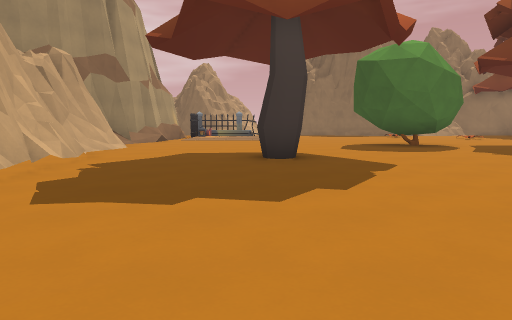
[1] (above)

24 first-person views from a walk through a level from a Godot 3-D game. The camera is 1.3 m above the floor, tilts 6° down and sees 70° across. The floor is counted in squares, 2 m on a side. Each view is taken from the middle of a square. On the plan, view 1 faces up. The plan holds only what a view shows up to about 11 squares ahead; the rest is blank. The place goes on beyond the plan.

[2]
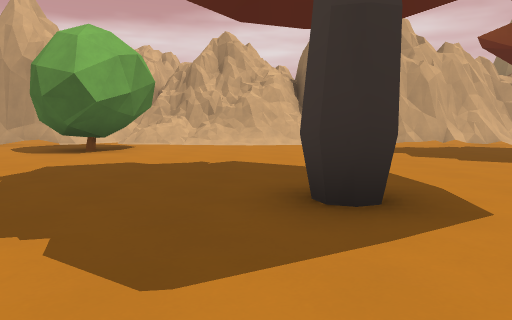

[3]
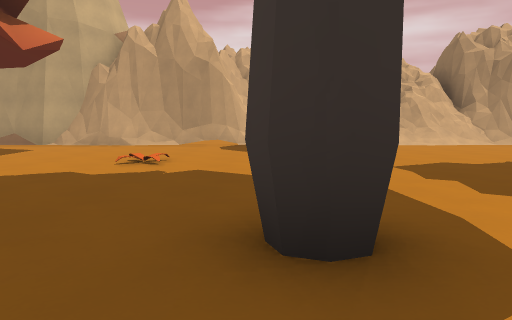

[4]
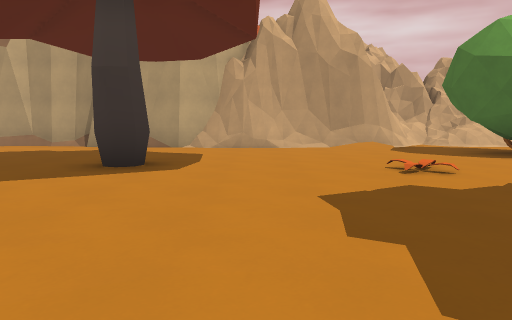

[5]
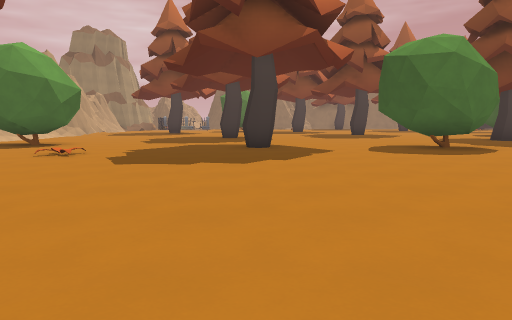

[6]
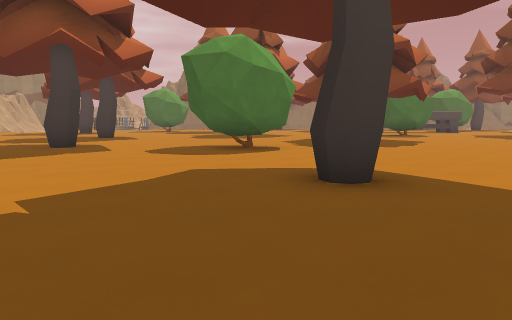

[7]
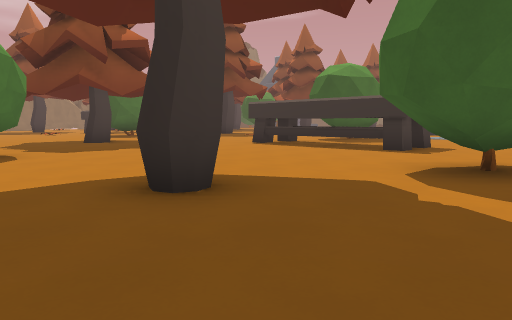

[8]
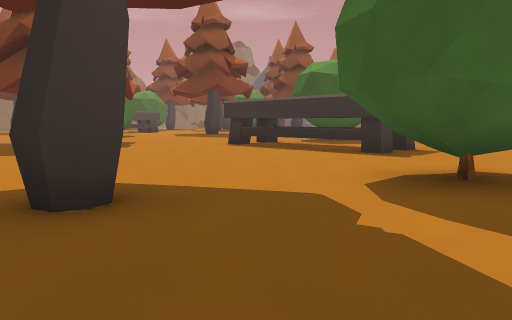

[9]
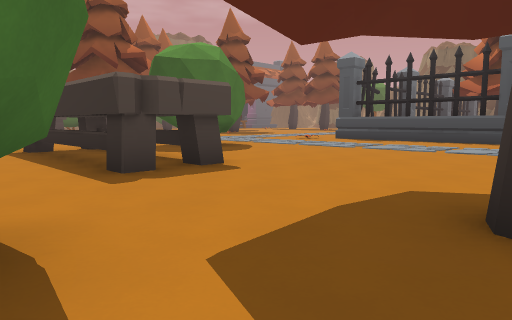

[10]
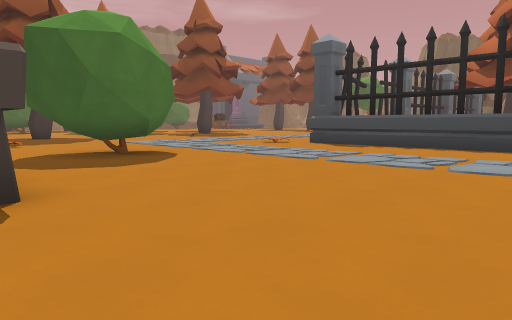

[11]
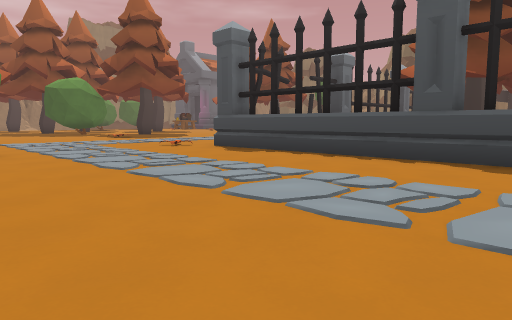

[12]
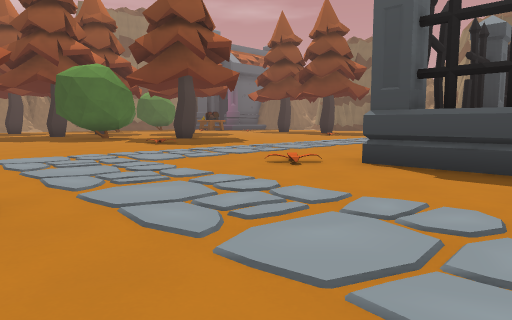

[13]
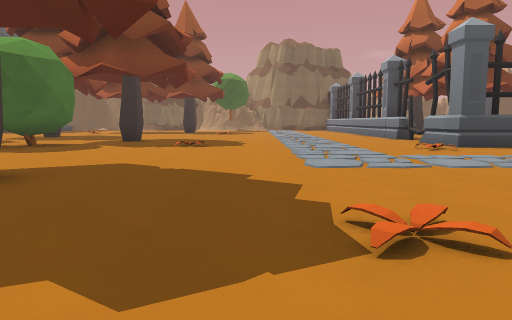

[14]
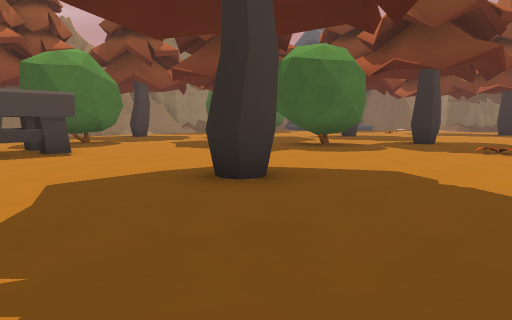

[15]
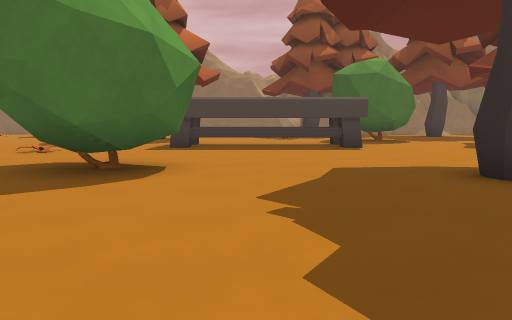

[16]
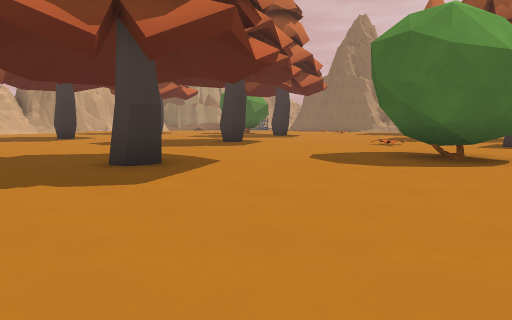

[17]
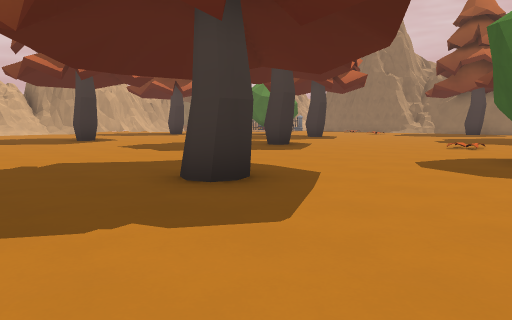

[18]
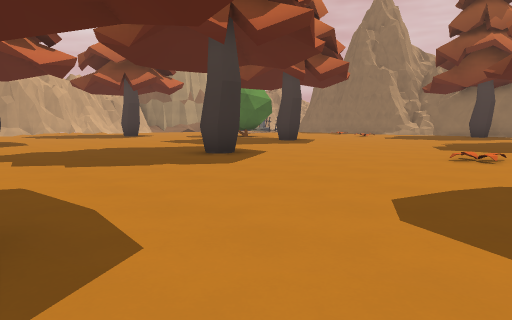

[19]
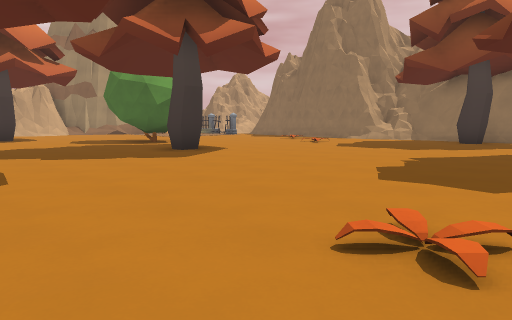

[20]
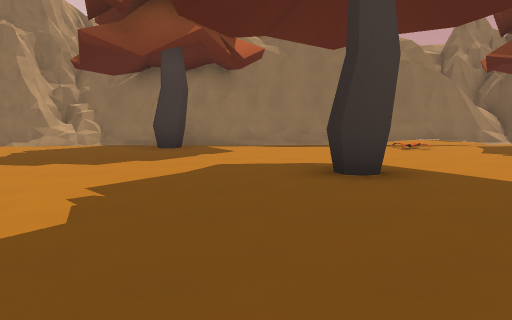

[21]
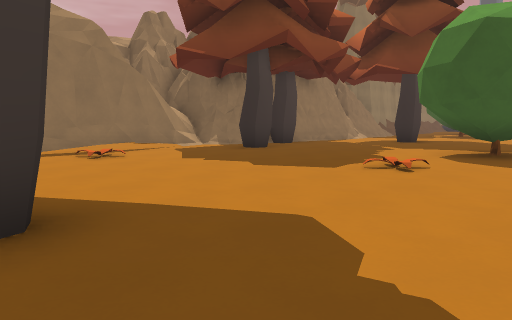

[22]
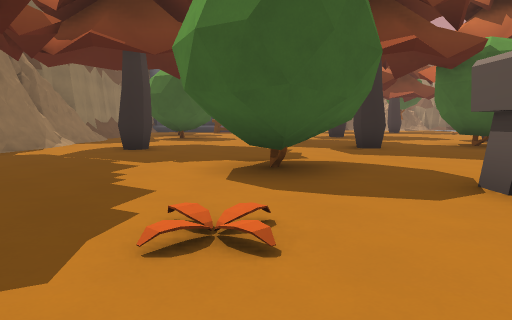

[23]
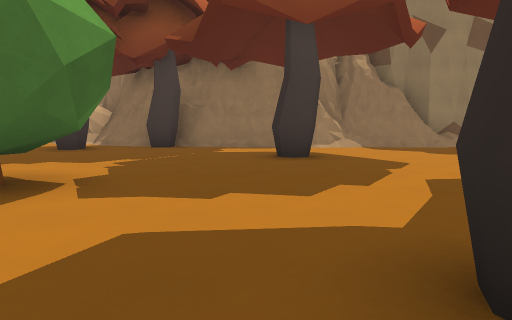

[24]
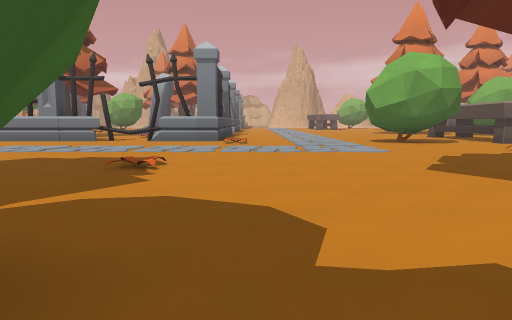

### Floor plan
Key: @ floor where view 1 was taken; # wall or solid block; x gap in a wall; . floor; / step, stairs or slope; = window, fence, low wall or low ledge; ^ raised ledge; T tree; P plant.
Columns run from 5 left of view 1 to 30 right of it. Each row starts with its distance up from view 1.
 18              #########  ####
 17             ##^#####.......#########
 16              ....T.....P...T.T......
 15              .......................
 14               ..................T...
 13              ......................
 12             ........T..............
 11 ##.... .. ...............P.###....
 10  #......###.................##....
  9  #.......#...T.....................
  8  #....................#===#.....T..
  7  #...T................#===#........
  6  #.................P............##.
  5  #..............................#^.
  4  ##............T..... #..........#..
  3  # ..................##............T
  2  #....................#....T........
  1  #.......T.......................P..
  0  #/..@..............................
 -1  #/...............T#................
 -2  /.......................P..........
 -3 #/.##...............................
 -4 #/.##.........# ....................
 -5 ##........T...##......##..##....P...
 -6  #....................==..## ....##
 -7  #....P...............==.........#
 -8  #....................==.........#
 -9  ##...................##.........#
-10  ##.............T................#
-11  #...T.............##............#
-12  #.................##............#
-13  #.....  ...  ..... .............x
-14  #...     .    .    ...T  ....

Where each view was taken, in squares from view 1:
view 1: 0 up, 0 right, facing up
view 2: 0 up, 7 right, facing left
view 3: 5 down, 7 right, facing left
view 4: 9 down, 6 right, facing left
view 5: 14 down, 5 right, facing up
view 6: 14 down, 10 right, facing up
view 7: 13 down, 9 right, facing up-right
view 8: 13 down, 10 right, facing up-right
view 9: 14 down, 15 right, facing up-right
view 10: 13 down, 18 right, facing up-right
view 11: 14 down, 21 right, facing up-right
view 12: 9 down, 22 right, facing up-right
view 13: 1 down, 18 right, facing right
view 14: 1 down, 19 right, facing up-right
view 15: 2 down, 19 right, facing up
view 16: 4 down, 19 right, facing up-left
view 17: 4 down, 17 right, facing up-left
view 18: 1 down, 16 right, facing up-left
view 19: 4 up, 15 right, facing up-left
view 20: 7 up, 14 right, facing up
view 21: 9 up, 15 right, facing up-right
view 22: 11 up, 18 right, facing right
view 23: 7 up, 26 right, facing up
view 24: 6 up, 26 right, facing down
